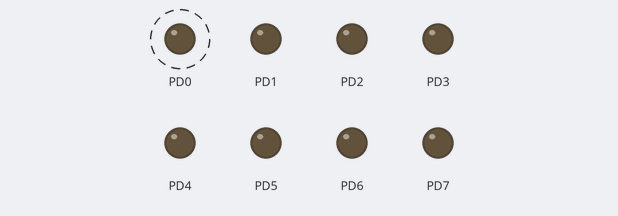
Simulated run of this program. Board: ATmega128, built with avr-gcc and emulated at 1 MHz. Parts: output pins drawn as LEDs (lit = HIGH). Dashed ring = blinking.

Above: at 0.5 s.
Timing chart, 0 to 4.6 s (numbered marks = the images above):
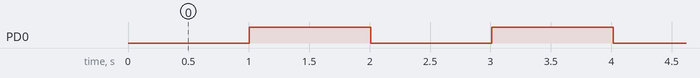

Measured:
- by itself, PD0: alternates HIGH for 1.0 s and LOW for 1.0 s

The program:

main.c
```c
/*
 * timer_normal_mode.c
 *
 * Created: 10/2/2023 2:28:22 PM
 * Author : ari
 */

#define F_CPU 1000000ul //frequency = 1 MHz
#include <avr/io.h>


int main(void)
{

	DDRD = 0xff;
	TCCR0 = 0x00;
	TCCR0 |= (1 << CS00); //define clock source without pre-scaling
	TCNT0 = 0x00; //start counter from zero
	int count = 0;


    /* Replace with your application code */
    while (1)
    {

		//creating rounds to generate a second
		while ((TIFR & 0b00000001) > 0)
		{
			count++;

			if (count == 3922){
				PORTD ^= (1 << 0);
				count = 0;
			}
			TIFR &= !(1 < TOV0);
		}
    }
}
```
